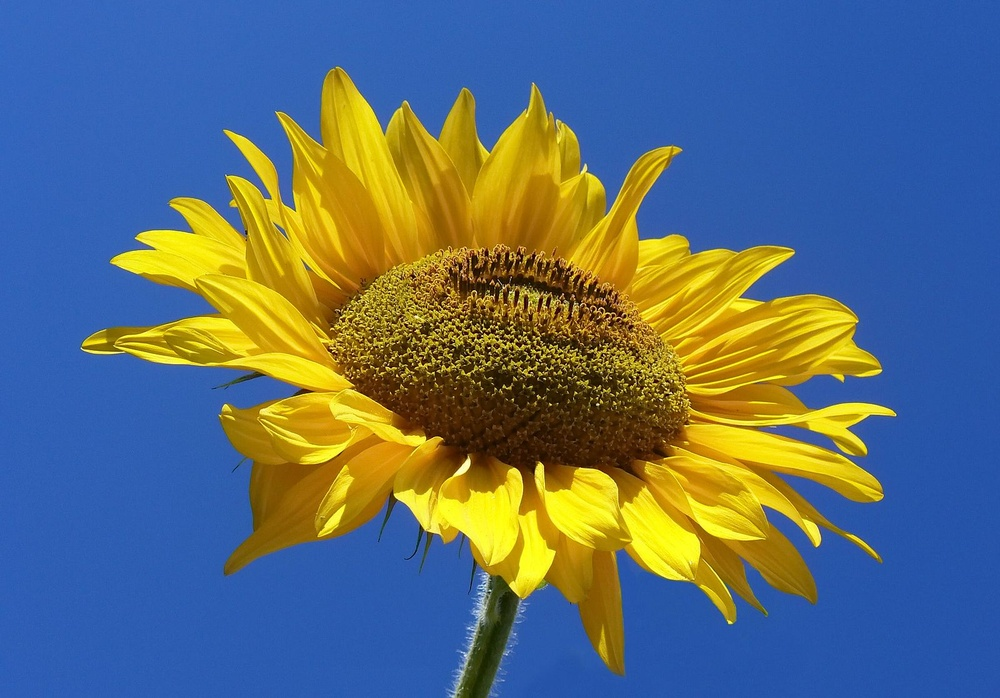
#> input picture Python_Analisis_Imagenes_oct2221/Python_tem/img.jpg, 1000 x 698 px, shrunk from 1600 x 1116 before the run
$ python prog.py
#> lines starting #> are read from the running program, lines starting #| are printed output that depends on the picture; after the words box and inside, x2 and y2 are one past the last pixel; in counts of white or black regions, pixels touching at a corner belong together
### Python_Analisis_Imagenes_oct2221/Python_tem/ana.py
#!/usr/bin/env python3

# -*- coding: utf-8 -*-


from PIL import Image, ImageDraw

import numpy as np


def LeeImg(nombre=''):

#> called with nombre = 'img.jpg'
    jpgfile = Image.open(nombre)
#> jpgfile is the input picture: PIL image 1000x698 RGB; mean R, G, B 93.2, 110.1, 117.6

    print(jpgfile.bits, jpgfile.size, jpgfile.format)
#| 8 (1000, 698) JPEG

    image = np.array(jpgfile)

    print(image.shape)
#| (698, 1000, 3)

    img = image[:,:,1]
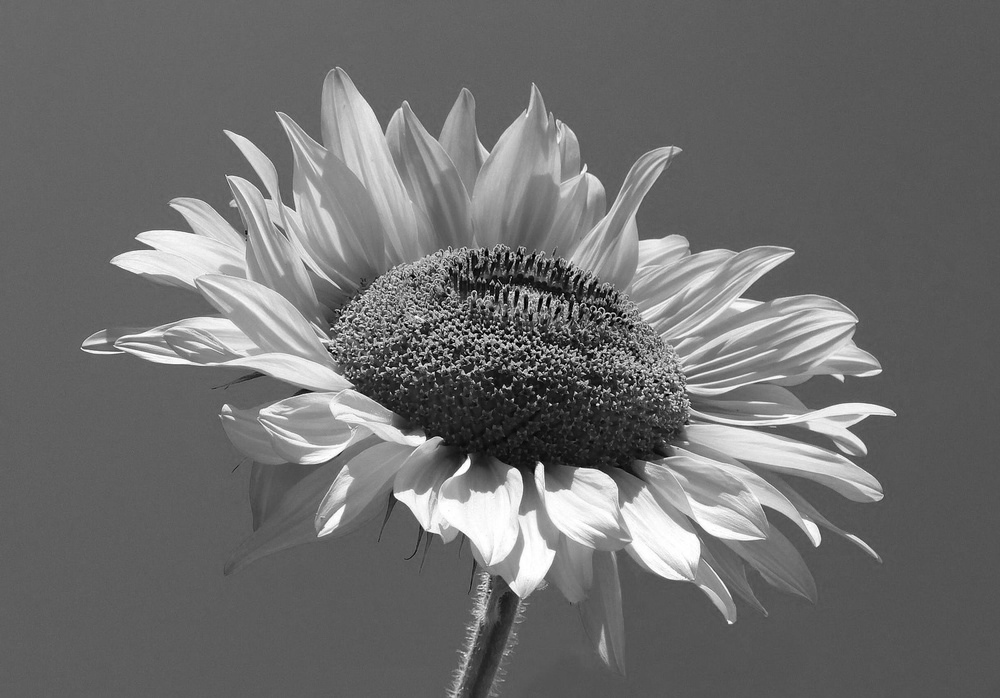
#> img: shape (698, 1000); min 0, max 255, mean 110.1

    print(img.shape)
#| (698, 1000)

    return np.uint8(img)


def DespliegaImg(img='', let=''):

#> called with let = 'original'
    print(img.shape)
#| (698, 1000)

    imagen = Image.fromarray(img)

    ii = ImageDraw.Draw(imagen)

    ii.text((1,1),let)


    imagen.show(title='HOLA')


# [13 lines left out: function InvierteImg, not called in this run]


def FiltroMediano(mat=0):

 ss = mat.shape


 imgN = np.zeros(ss)

 for i in range(1,ss[0]-1):

  for j in range(1,ss[1]-1):

   matt = mat[i-1:i+2, j-1:j+2]

   vec = matt.reshape(-1)

   me = np.median(vec)

   imgN[i,j] = me

 return imgN


def GeneraRuido(mat=0, por=0):

#> called with por = 0.2
 ss = mat.shape
#> ss = (698, 1000)


 npun = round(ss[0]*ss[1]*por)
#> npun = 139600

 ix = np.round((ss[0]-1)*np.random.uniform(size=npun))

 iy = np.round((ss[1]-1)*np.random.uniform(size=npun))


 imgN = mat.copy()


 for i in range(npun):

   imgN[int(ix[i]), int(iy[i])] = 255
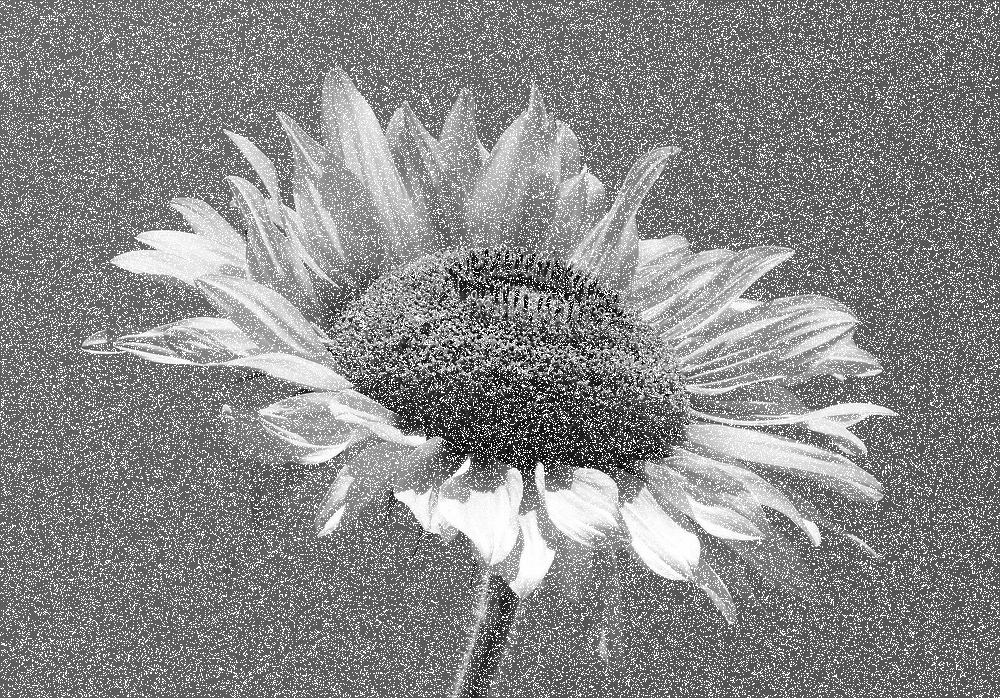
#> imgN: shape (698, 1000); 18.1% of pixels changed, all inside (x1, y1, x2, y2) = (0, 0, 1000, 698)

 return imgN

### Python_Analisis_Imagenes_oct2221/Python_tem/prog.py
import ana

img = ana.LeeImg('img.jpg')

ana.DespliegaImg(img, 'original')

imgR = ana.GeneraRuido(img, .20)

ana.DespliegaImg(imgR, 'RUIDO')
#| (698, 1000)

imgF = ana.FiltroMediano(imgR)
#> after the loop in FiltroMediano, `for i in range(1,ss[0]-1):`:
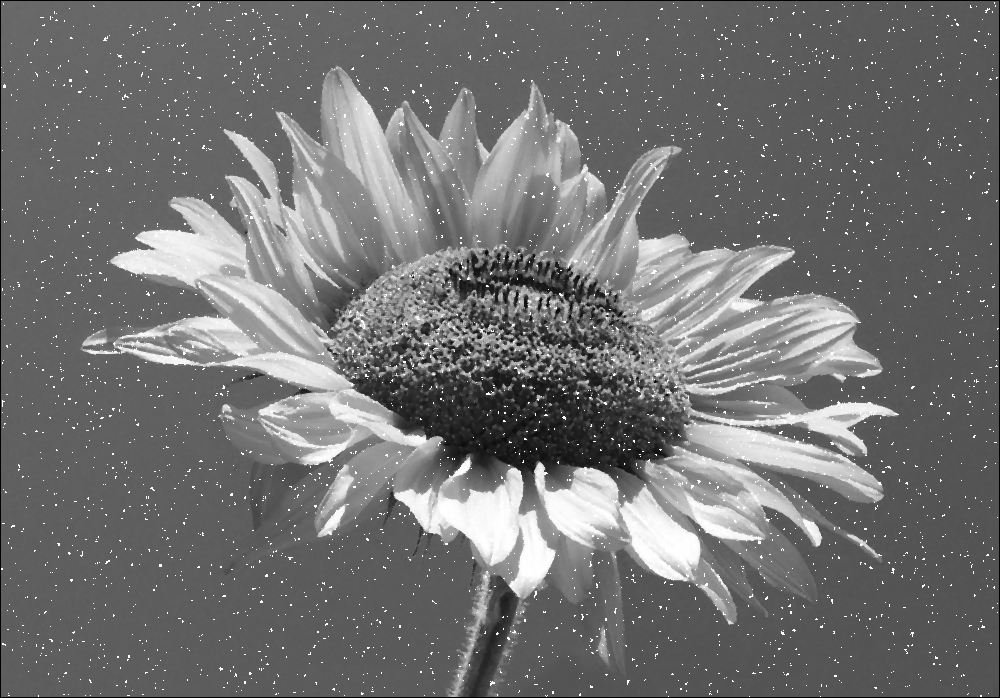
#> imgN: shape (698, 1000) float64; min 0, max 255, mean 113.4

ana.DespliegaImg(imgF, 'FILTRADO')
#| (698, 1000)
